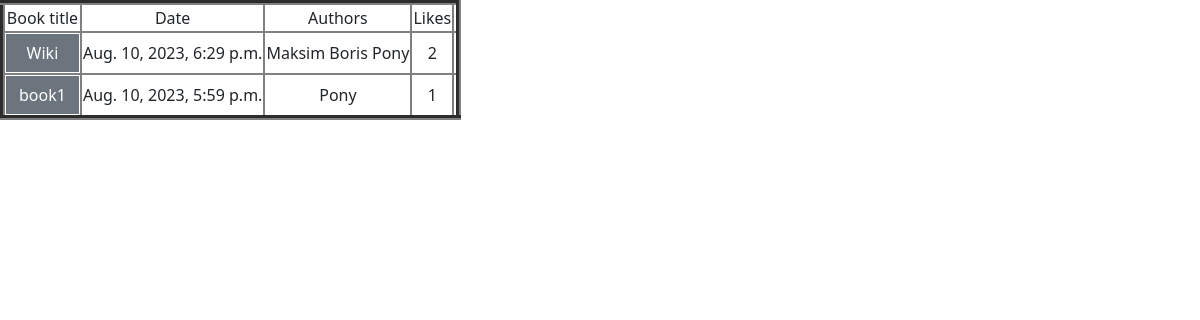
Before: /menu with the older database file.
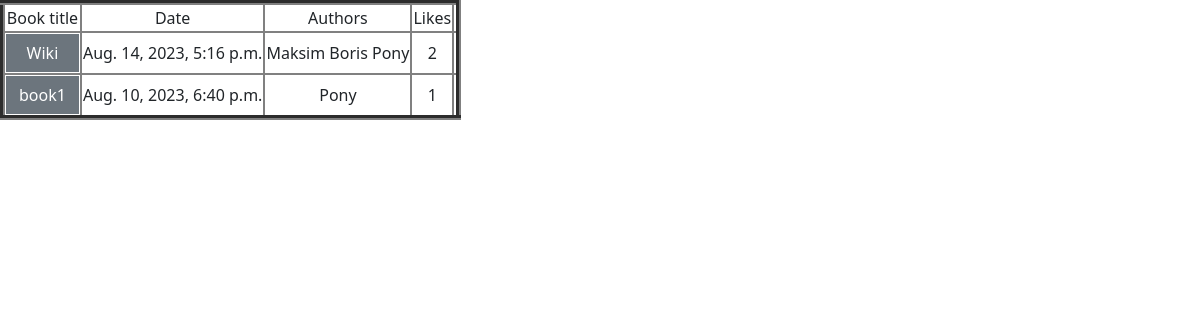
After: the same page with the newer database file.
### manager/models.py (models this page shows, shortened)
class Book(models.Model):
    class Meta:
        verbose_name = 'Book'
        verbose_name_plural = 'Books'
    title = models.CharField(max_length=100, verbose_name='Book title')
    text = models.TextField(verbose_name='Book text')
    date = models.DateTimeField(auto_now=True, verbose_name='Addition date')
    author = models.ManyToManyField(User, related_name="books")
    likes = models.ManyToManyField(User, related_name="liked_books")
    likes_count = models.PositiveIntegerField(default=0)

### manager/views.py (the view)
# urls.py: path('menu', BooksView.as_view(), name="menu"),
class BooksView(View):
    def get(self, request):
        data = {'Books': Book.objects.all().prefetch_related('author')}
        return render(request, 'Book view.html', context=data)

### manager/templates/Book view.html (shortened to what this page needs)
{% extends 'base.html' %}
{% block content %}
<table border="5px">
    <tr>
        <td>Book title</td>
        <td>Date</td>
        <td>Authors</td>
        <td>Likes</td>
        <td></td>
    </tr>
    {% for Book in Books %}
    <tr>
        <td>
            <a href="{% url 'BookView' book_id=Book.id %}" class="btn btn-secondary rounded-0 w-100">
                {{ Book.title }}
            </a>
        </td>
        <td>
            {{ Book.date }}
        </td>
        <td>
            {% for au in Book.author.all %}
            {{au.first_name}}
            {%endfor%}
        </td>
        <td>
            {{ Book.likes_count }}
        </td>
        <td>
        </td>
    </tr>
    {% endfor %}
</table>
{% endblock %}

### manager/templates/base.html (shortened to what this page needs)
<!DOCTYPE html>
<html lang="en">
<head>
    <link href="https://cdn.jsdelivr.net/npm/bootstrap@5.3.0/dist/css/bootstrap.min.css" rel="stylesheet">
</head>
<body>
<div>
{% block content %}
{% endblock %}
</div>
</body>
</html>

### manager/templates/Book view.html (style rules this page uses)
td, td { border-width: 2px; text-align: center; }

Changed rows visible on the page:
changed Book "Wiki": date "Aug. 10, 2023, 6:29 p.m." → "Aug. 14, 2023, 5:16 p.m."
changed Book "book1": date "Aug. 10, 2023, 5:59 p.m." → "Aug. 10, 2023, 6:40 p.m."
